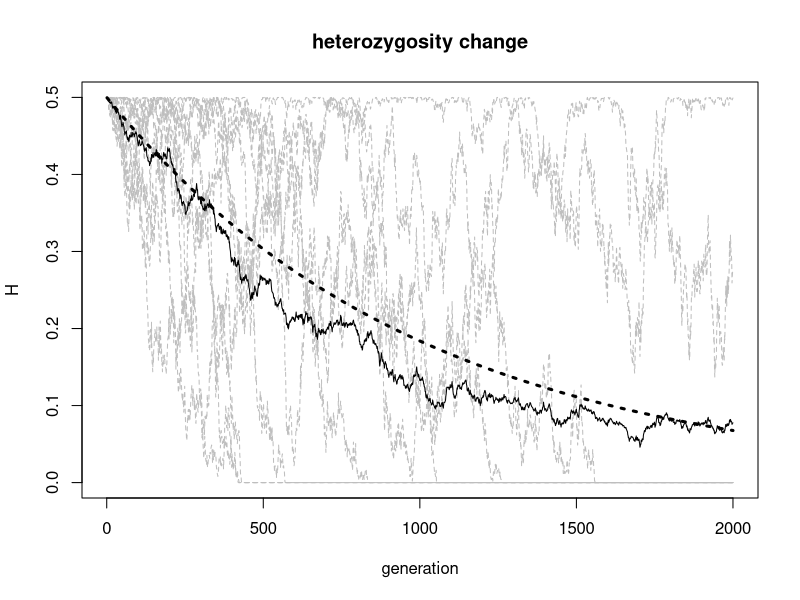
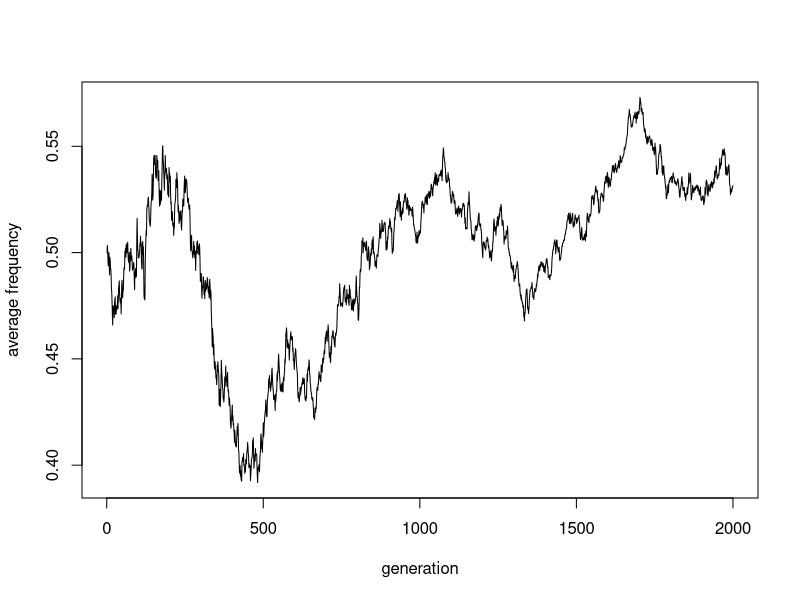
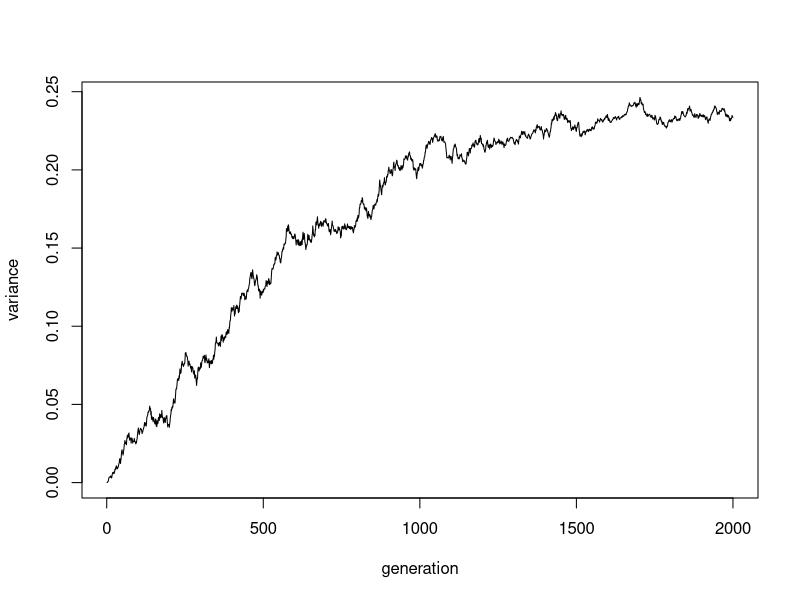

Write R code to recreate these figures, in order.
# ---------------------------------------------------------------------------- #
# Parameters:
# Pop size
N <- 1000

# Number of generations
ngens <- 2000

# Number of populations
npops <- 10

# ---------------------------------------------------------------------------- #

# Create a matrix to store results.
# Each row will be a generation and each column, a population.

# Allele frequencies:
P <- matrix(nrow = ngens, ncol = npops) 

# ---------------------------------------------------------------------------- #

# for each population (N = 10)
for(i in 1:npops) {
  
  pop <- rep(0:1, each = N/2)
  P[1, i] <- mean(pop == 0)
  
  for(j in 2:ngens) {
    pop <- sample(pop, replace = TRUE)
    P[j, i] <- mean(pop == 0)
  }
}

H <- 2 * P * (1-P)

# ---------------------------------------------------------------------------- #

# plotting the heterozygosities:
plot(NA, type = "n", xlim = c(1, ngens), ylim = c(0, 0.5),
     xlab = "generation", ylab = "H", main = "heterozygosity change")

# plot H for each population (columns) individually. Noisy!
apply(H, 2, lines, col = "grey", lty = 2)

# plot the mean across generations (rows)
lines(rowMeans(H))

# Let's also draw the line of the theoretical decrease in the heterozygosity
h_theor <- 0.5 * (1 - 1/N)^(1:ngens)
lines(h_theor, lty = 3, lwd = 3)

# ---------------------------------------------------------------------------- #

# plotting the average allele frequency
#### Check: this is not the correct plot
plot(rowMeans(P), type = "l", xlab = "generation", ylab = "average frequency")

# ---------------------------------------------------------------------------- #

# plotting the variance in allele frequency
plot(apply(P, 1, var), type = "l", xlab = "generation", ylab = "variance")
